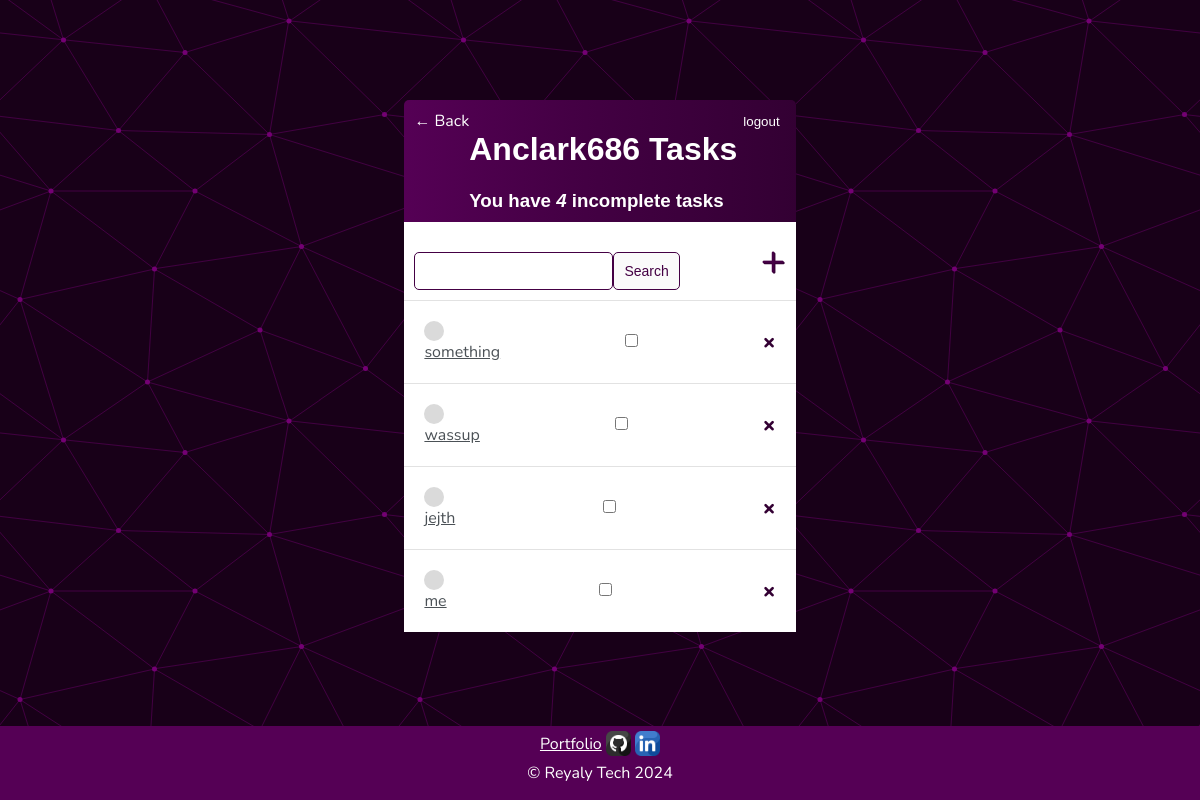
The page /todolists/1 (signed in) on the database its author committed.
### base/models.py (models this page shows)
class Task(models.Model):
    user = models.ForeignKey(User, on_delete=models.CASCADE, null=True, blank=True)
    title = models.CharField(max_length=200)
    description = models.TextField(null=True, blank=True)
    complete = models.BooleanField(default=False)
    created = models.DateTimeField(auto_now_add=True)
    list = models.ForeignKey(ToDoList, on_delete=models.CASCADE, null=False)
    def __str__(self):
        return self.title
    class Meta:
        ordering = ['complete']

### base/views.py (the view)
# urls.py: path('todolists/<int:list>', TaskList.as_view(), name="tasks"),
class TaskList(LoginRequiredMixin, ListView):
    model = Task
    context_object_name = "tasks"
    def get_context_data(self, **kwargs):
        context = super().get_context_data(**kwargs)
        context['tasks'] = context['tasks'].filter(user=self.request.user, list=self.kwargs['list'])
        context['count'] = context['tasks'].filter(complete=False).count
        search_input = self.request.GET.get('search-area') or ''
        if search_input:
            context['tasks'] = context['tasks'].filter(title__contains=search_input)
        context['search_input'] = search_input
        context['list'] = self.kwargs['list']
        return context

### base/templates/base/task_list.html (shortened to what this page needs)
{% extends 'base/main.html' %} {% block content%}
<div class="header-bar">
  <a href="{% url 'lists' %}">&#8592; Back</a>
  <div>
    <h1>{{request.user|title}} Tasks</h1>
    <h3 style="margin: 0">
      You have <i>{{count}}</i> incomplete task{{count|pluralize}}
    </h3>
  </div>
  {% if request.user.is_authenticated %}
  <form method="post" action="{% url 'logout' %}">
    <button type="submit" class="logout-btn">logout</button>
  </form>
  {% else %}
  <a href="{% url 'login' %}">Login</a>
  {% endif %}
</div>
<div id="search-add-wrapper">
    <form method="GET" style="margin-top: 20px; display: flex;">
        <input type="text" name="search-area" value="{{search_input}}" />
        <input class="button" type="submit" value="Search" />
    </form>
    <a id="add-link" href = "{% url 'task-create' view.kwargs.list %}">&#x2b;</a>
</div>
<div class="task-items-wrapper">
  {% for task in tasks %}
  <div class="task-wrapper">
    {% if task.complete %}
    <div class="task.title">
      <div class="task-complete-icon"></div>
      <i
        ><s><a href="{% url 'task-update' list=task.list.id pk=task.id %}">{{task}}</a></s></i
      >
    </div>
    <div class="check">
      <form method="POST">
        <input type="checkbox" name="complete-check" />
      </form>
    </div>
    <a class="delete-link" href="{% url 'task-delete' list=task.list.id pk=task.id %}">&#215;</a>
    {% else %}
    <div class="task.title">
      <div class="task-incomplete-icon"></div>
      <a href="{% url 'task-update' list=task.list.id pk=task.id %}">{{task}}</a>
    </div>
    <div class="check">
      <form method="POST">
        <input type="checkbox" name="complete-check" />
      </form>
    </div>
    <a class="delete-link" href="{% url 'task-delete' list=task.list.id pk=task.id %}">&#215;</a>
    {% endif%}
  </div>
  {% empty %}
  <h3>No items in List</h3>
  {% endfor %}
</div>
{% endblock content%}

### base/static/base/style.css (style rules this page uses)
body, html { margin: 0; padding: 0; }
* { box-sizing: border-box; }
body { height: 100vh; margin: 0; background-color: #fafafa; font-family: "Nunito", sans-serif; padding-top: 50px; background-color: #180018; }
h1, h2, h3, h4, h5, h6 { font-family: "Raleway", sans-serif; }
a, p { color: #4b5156; }
.header-bar { display: flex; justify-content: space-between; color: #fff; padding: 10px; border-radius: 5px 5px 0 0; background-color: #180018; background: linear-gradient(90deg, #550055 0%, #440044 43%, #330033 100%); }
.header-bar a { color: #fff; text-decoration: none; }
.task-wrapper, .list-wrapper { display: flex; align-items: center; justify-content: space-between; padding: 20px; background-color: #fff; border-top: 1px solid rgb(226, 226, 226); }
.task-incomplete-icon { height: 20px; width: 20px; background-color: rgb(218, 218, 218); border-radius: 50%; }
.delete-link { text-decoration: none; font-weight: 900; color: #330033; font-size: 22px; line-height: 0; }
#search-add-wrapper { display: flex; justify-content: space-between; align-items: center; padding: 10px; background-color: #fff; }
#add-link { color: #440044; text-decoration: none; font-size: 42px; text-shadow: 1px 1px #330033; }
input[type="text"], input[type="password"], textarea { border: 1px solid #440044; border-radius: 5px; padding: 10px; width: 90%; }
.button { border: 1px solid #440044; background-color: #fafafa; color: #440044; padding: 10px; font-size: 14px; border-radius: 5px; cursor: pointer; text-decoration: none; }
.logout-btn { color: #fff; outline: none; background-color: inherit; border: none; }

### rows shown on the page
Task: title "something"
Task: title "wassup"
Task: title "jejth"
Task: title "me"

### other values the page prints
{{ request.user|title }} "Anclark686"
{{ count }} "4"
